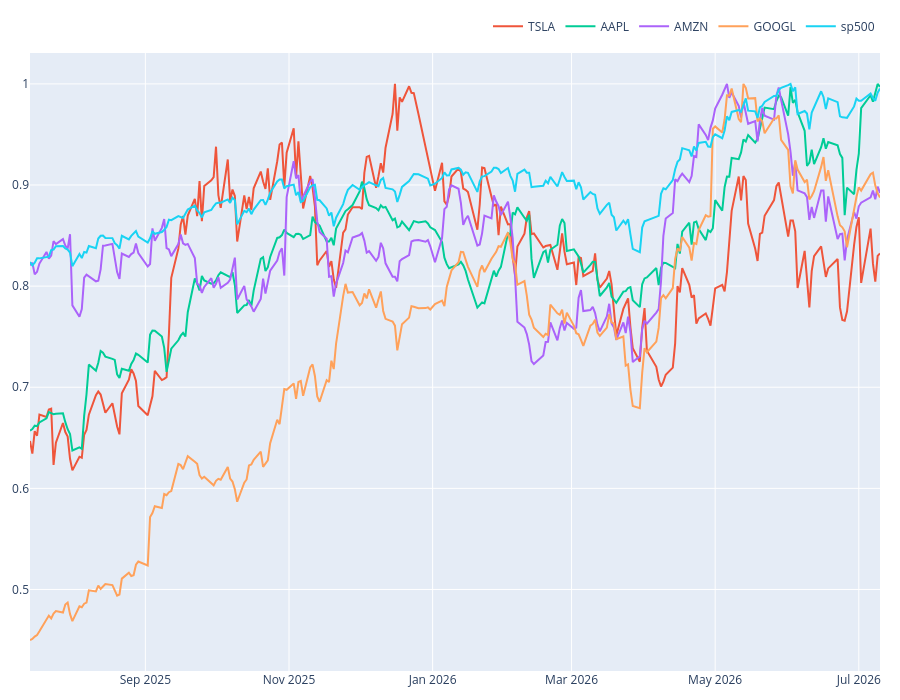

The cell this chart's notebook holds for it:
### Code cell
interactive_plot(data_normalized)

### Figure 1 — Plotly figure (JSON) as saved in the notebook; plotly's stock layout.template omitted (floating-point values rounded to 4 significant figures; data arrays with more than 128 entries replaced by an {"elided": "..."} marker saying what was removed)
{"data": [{"hovertemplate": "<extra></extra>", "legendgroup": "", "line": {"color": "#636efa", "dash": "solid"}, "marker": {"symbol": "circle"}, "mode": "lines", "name": "", "orientation": "v", "showlegend": false, "type": "scatter", "xaxis": "x", "yaxis": "y"}, {"name": "TSLA", "type": "scatter", "x": {"elided": "250 str values"}, "y": {"elided": "250 float values"}}, {"name": "AAPL", "type": "scatter", "x": {"elided": "250 str values"}, "y": {"elided": "250 float values"}}, {"name": "AMZN", "type": "scatter", "x": {"elided": "250 str values"}, "y": {"elided": "250 float values"}}, {"name": "GOOGL", "type": "scatter", "x": {"elided": "250 str values"}, "y": {"elided": "250 float values"}}, {"name": "sp500", "type": "scatter", "x": {"elided": "250 str values"}, "y": {"elided": "250 float values"}}], "layout": {"height": 700, "legend": {"orientation": "h", "tracegroupgap": 0, "x": 1, "xanchor": "right", "y": 1.02, "yanchor": "bottom"}, "margin": {"b": 20, "l": 20, "r": 20, "t": 50}, "width": 900, "xaxis": {"anchor": "y", "domain": [0, 1]}, "yaxis": {"anchor": "x", "domain": [0, 1]}}}
